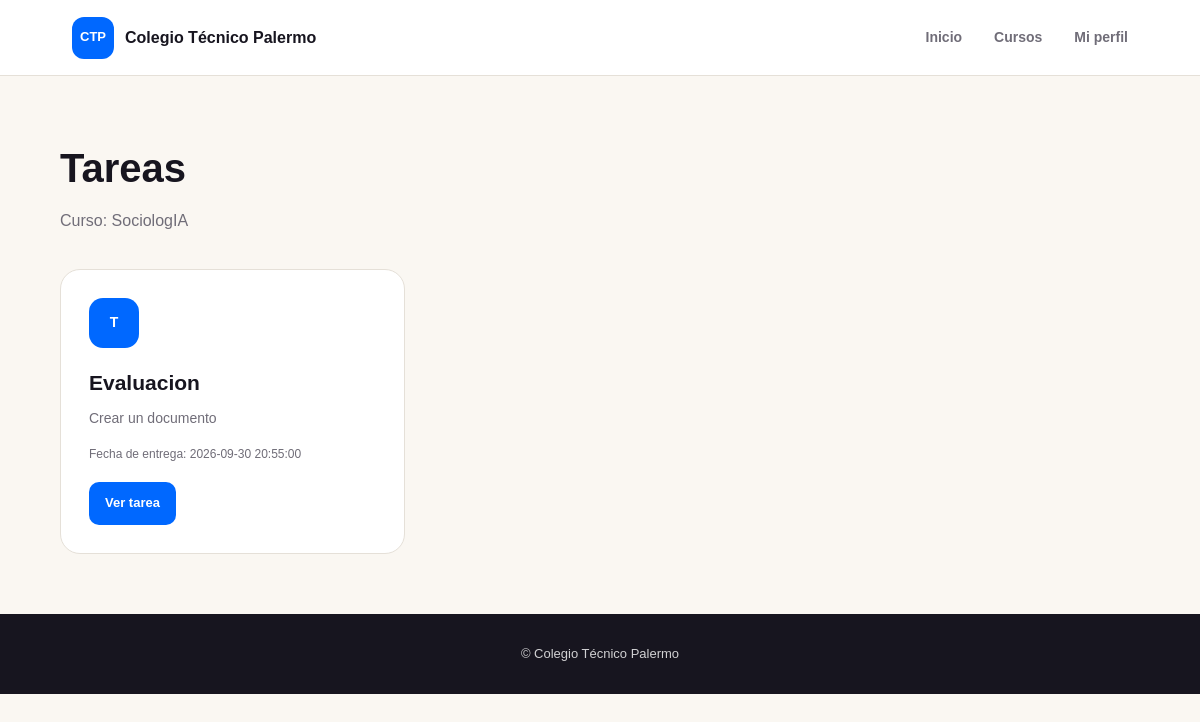
The page /ColegioTecnicoPalermo/Vistas/tareas.php?curso_id=4 (signed in) on the database its author committed.
### tables this page shows
CREATE TABLE `cursos` (
  `id_curso` int(11) NOT NULL,
  `nombre` varchar(150) NOT NULL,
  `descripcion` text DEFAULT NULL,
  `profesor_id` int(11) NOT NULL,
  `fecha_creacion` datetime DEFAULT current_timestamp()
);

CREATE TABLE `tareas` (
  `id_tarea` int(11) NOT NULL,
  `curso_id` int(11) NOT NULL,
  `titulo` varchar(200) NOT NULL,
  `descripcion` text DEFAULT NULL,
  `fecha_entrega` datetime NOT NULL,
  `fecha_creacion` datetime DEFAULT current_timestamp(),
  `id_archivo` int(11) DEFAULT NULL
);

### ColegioTecnicoPalermo/Datos/Curso/CursoDAO.php (called while the page is built, shortened)
<?php
function obtenerCursoPorId(
    $conexion,
    $idCurso
) {
    $sql = "SELECT
                c.id_curso,
                c.nombre,
                c.descripcion,
                c.fecha_creacion,
                c.profesor_id,
                u.nombre AS profesor_nombre,
                u.apellido AS profesor_apellido
            FROM cursos c
            INNER JOIN usuarios u
                ON c.profesor_id = u.id_usuario
            WHERE c.id_curso = ?";
    $stmt = $conexion->prepare($sql);
    $stmt->bind_param(
        "i",
        $idCurso
    );
    $stmt->execute();
    $resultado = $stmt->get_result();
    $curso = $resultado->fetch_assoc();
    return $curso;
}

### ColegioTecnicoPalermo/Datos/Tarea/TareaDAO.php (called while the page is built, shortened)
<?php
function obtenerTareasPorCurso(
    $conexion,
    $cursoId
) {
    $sql = "
        SELECT
            tareas.*,
            archivos.nombre_original AS archivo_nombre
        FROM tareas
        LEFT JOIN archivos
            ON tareas.id_archivo = archivos.id_archivo
        WHERE tareas.curso_id = ?
        ORDER BY tareas.fecha_entrega ASC
    ";
    $stmt = $conexion->prepare($sql);
    $stmt->bind_param(
        "i",
        $cursoId
    );
    $stmt->execute();
    $resultado = $stmt->get_result();
    return $resultado;
}

### ColegioTecnicoPalermo/Vistas/tareas.php (the view, shortened to what this page needs)
<?php
require_once __DIR__ . "/../Config/conexionBDD.php";
require_once __DIR__ . "/../Datos/Tarea/TareaDAO.php";
require_once __DIR__ . "/../Datos/Curso/CursoDAO.php";
$cursoId = $_GET["curso_id"] ?? "";
$curso = obtenerCursoPorId(
    $conexion,
    $cursoId
);
$tareas = obtenerTareasPorCurso(
    $conexion,
    $cursoId
);
?>
<!DOCTYPE html>
<html lang="es">
<head>
    <link
        rel="stylesheet"
        href="../CSS/estilos.css"
    >
</head>
<body>
<nav class="navbar">
    <a href="inicio.php" class="logo">
        <span class="logo-mark">CTP</span>
        <span class="logo-text">
            Colegio Técnico Palermo
        </span>
    </a>
    <div class="nav-links">
        <a href="inicio.php">Inicio</a>
        <a href="cursos.php">Cursos</a>
        <a href="perfil.php">Mi perfil</a>
    </div>
</nav>
<main>
<section class="cursos-container">
    <div class="cursos-header">
        <h1>
            Tareas
        </h1>
        <p>
            Curso:
            <?php echo htmlspecialchars($curso["nombre"]); ?>
        </p>
    </div>
    <?php if ($tareas && $tareas->num_rows > 0): ?>
        <div class="cursos-grid">
            <?php while ($tarea = $tareas->fetch_assoc()): ?>
                <div class="curso-card">
                    <div class="curso-icon">
                        T
                    </div>
                    <h2>
                        <?php
                        echo htmlspecialchars(
                            $tarea["titulo"]
                        );
                        ?>
                    </h2>
                    <p>
                        <?php
                        echo htmlspecialchars(
                            $tarea["descripcion"] ?? ""
                        );
                        ?>
                    </p>
                    <div class="curso-info">
                        Fecha de entrega:
                        <?php
                        echo htmlspecialchars(
                            $tarea["fecha_entrega"]
                        );
                        ?>
                    </div>
                    <a
                        href="tarea.php?id=<?php echo $tarea["id_tarea"]; ?>"
                        class="curso-btn"
                    >
                        Ver tarea
                    </a>
                </div>
            <?php endwhile; ?>
        </div>
    <?php else: ?>
        <div class="mensaje">
            Este curso todavía no tiene tareas.
        </div>
    <?php endif; ?>
</section>
</main>
<footer>
    <p>
        © Colegio Técnico Palermo
    </p>
</footer>
</body>
</html>

### ColegioTecnicoPalermo/CSS/estilos.css (style rules this page uses)
:root { --azul: #0068ff; --azul-oscuro: #004cba; --rojo: #fe0000; --fondo: #faf7f2; --blanco: #ffffff; --texto: #17151f; --gris: #706d78; --borde: #e5e0d8; --radio: 20px; }
* { margin: 0; padding: 0; box-sizing: border-box; }
html { scroll-behavior: smooth; }
body { font-family: Arial, Helvetica, sans-serif; background: var(--fondo); color: var(--texto); line-height: 1.6; }
a { text-decoration: none; color: inherit; }
.navbar { width: 100%; min-height: 76px; display: flex; align-items: center; justify-content: space-between; padding: 0 6%; background: var(--blanco); border-bottom: 1px solid var(--borde); position: sticky; top: 0; z-index: 1000; }
.logo { display: flex; align-items: center; gap: 11px; font-weight: 800; }
.logo-mark { width: 42px; height: 42px; display: flex; align-items: center; justify-content: center; background: var(--azul); color: var(--blanco); border-radius: 12px; font-size: 13px; font-weight: 900; }
.logo-text { font-size: 16px; color: var(--texto); }
.nav-links { display: flex; align-items: center; gap: 32px; }
.nav-links a { position: relative; color: var(--gris); font-size: 14px; font-weight: 700; transition: color 0.2s ease, transform 0.2s ease; }
footer { padding: 30px 8%; background: var(--texto); color: var(--blanco); text-align: center; font-size: 13px; }
footer p { opacity: 0.8; }
.cursos-container { width: 90%; max-width: 1200px; margin: 0 auto; padding: 60px 0; }
.cursos-header { margin-bottom: 35px; }
.cursos-header h1 { font-size: 40px; margin-bottom: 8px; }
.cursos-header p { color: var(--gris); }
.cursos-grid { display: grid; grid-template-columns: repeat(3, 1fr); gap: 22px; }
.curso-card { overflow: hidden; padding: 28px; background: var(--blanco); border: 1px solid var(--borde); border-radius: var(--radio); transition: transform 0.2s ease, box-shadow 0.2s ease; }
.curso-icon { width: 50px; height: 50px; display: flex; align-items: center; justify-content: center; margin-bottom: 18px; background: var(--azul); color: var(--blanco); border-radius: 14px; font-size: 14px; font-weight: 900; }
.curso-card h2 { margin-bottom: 8px; font-size: 21px; }
.curso-card p { margin-bottom: 15px; color: var(--gris); font-size: 14px; }
.curso-info { margin-bottom: 18px; color: var(--gris); font-size: 12px; }
.curso-btn { display: inline-flex; padding: 11px 16px; background: var(--azul); color: var(--blanco); border-radius: 10px; font-size: 13px; font-weight: 800; transition: 0.2s ease; }

### rows shown on the page
cursos: nombre "SociologIA"
tareas: titulo "Evaluacion", descripcion "Crear un documento", fecha_entrega "2026-09-30 20:55:00"
